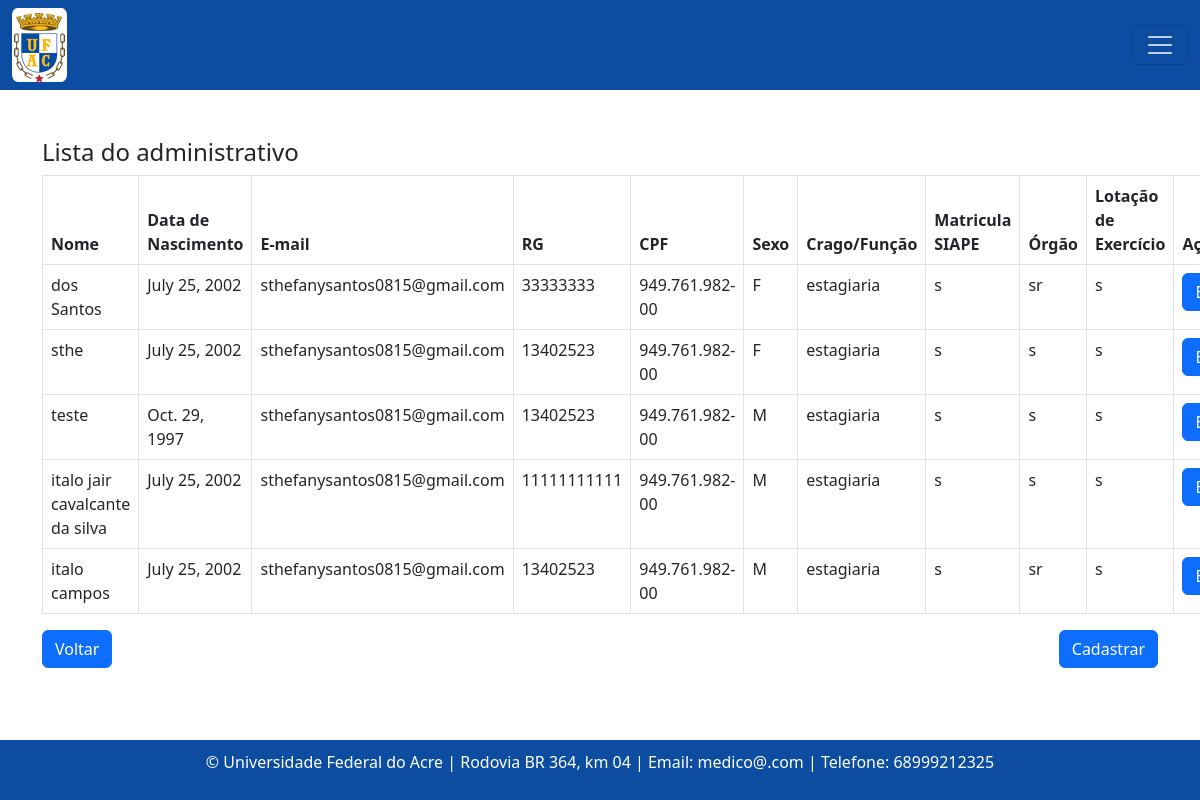
/administrativo/, run on an earlier commit of the app's database.
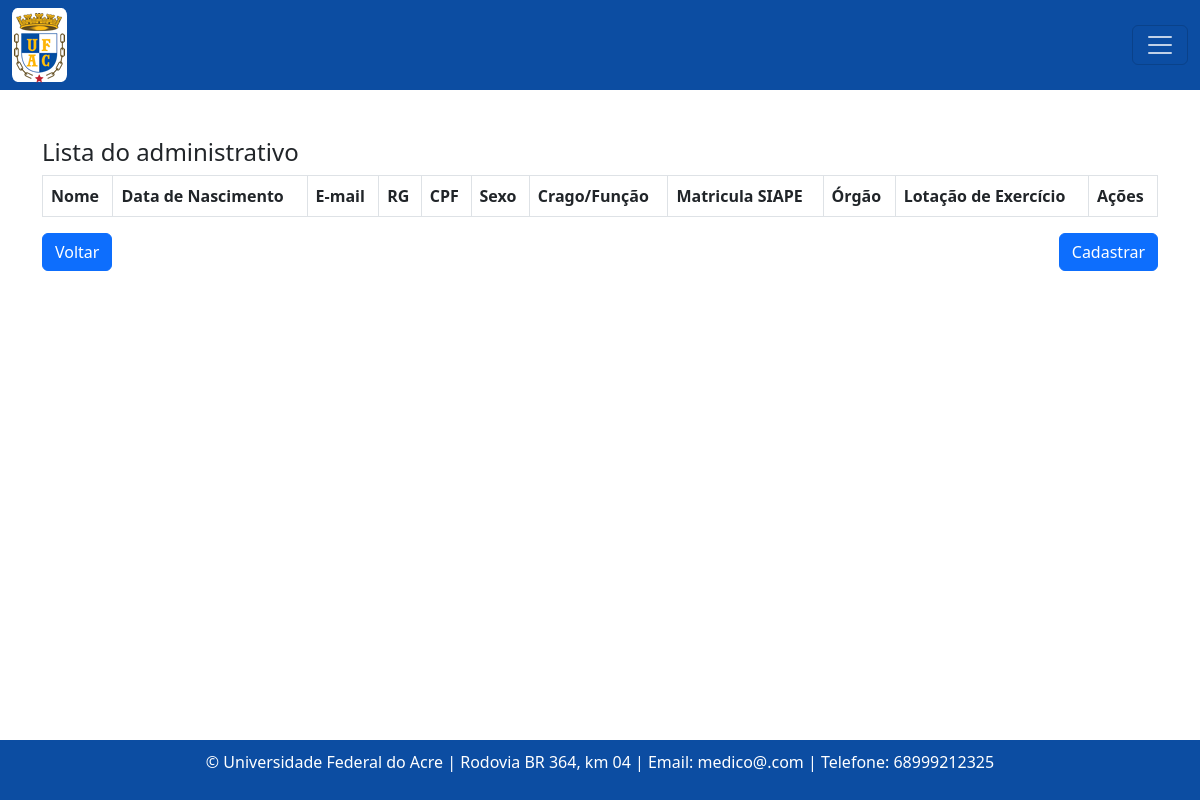
And on a later commit of the database.
### consulta/models.py (models this page shows, shortened)
class Administrativo(models.Model):
    nome = models.CharField(max_length=100)
    data_nascimento = models.DateField()
    email = models.EmailField()
    rg = models.CharField(max_length=20)
    cpf = models.CharField(max_length=14)
    sexo = models.CharField(max_length=1, choices=[('M', 'Masculino'), ('F', 'Feminino')])
    cargo_funcao = models.CharField(max_length=50, default='')
    cep = models.CharField(max_length=9)
    cidade = models.CharField(max_length=50)
    bairro = models.CharField(max_length=50, default='')
    uf = models.CharField(max_length=2)
    numero = models.CharField(max_length=10)
    ddd_telefone = models.CharField(max_length=3)
    complemento = models.CharField(max_length=100, blank=True, null=True, default='')
    orgao = models.CharField(max_length=50, default='')
    lotacao_de_exercicio = models.CharField(max_length=50, default='')
    matricula_siape = models.CharField(max_length=20)

### consulta/views.py (the view)
# urls.py: path('administrativo/', listar_administrativo, name= 'administrativoListagem'),
def listar_administrativo(request):
    administrativo = Administrativo.objects.all()
    return render(request, 'consultas/listagem_administrativo.html', {'administrativo': administrativo})

### templates/consultas/listagem_administrativo.html (shortened to what this page needs)
{% extends "base.html" %}
{% block content %}
  <h4>Lista do administrativo</h4>
  <table class="table table-bordered">
    <thead>
      <tr>
        <th>Nome</th>
        <th>Data de Nascimento</th>
        <th>E-mail</th>
        <th>RG</th>
        <th>CPF</th>
        <th>Sexo</th>
        <th>Crago/Função</th>
        <th>Matricula SIAPE</th>
        <th>Órgão</th>
        <th>Lotação de Exercício</th>
        <th>Ações</th>
      </tr>
    </thead>
    <tbody>
      {% for administrativo in administrativo %}
      <tr>
        <td>{{ administrativo.nome }}</td>
        <td>{{ administrativo.data_nascimento }}</td>
        <td>{{ administrativo.email }}</td>
        <td>{{ administrativo.rg }}</td>
        <td>{{ administrativo.cpf }}</td>
        <td>{{ administrativo.sexo }}</td>
        <td>{{ administrativo.cargo_funcao }}</td>
        <td>{{ administrativo.matricula_siape }}</td>
        <td>{{ administrativo.orgao }}</td>
        <td>{{ administrativo.lotacao_de_exercicio }}</td>
        <td>
          <div class="btn-group" role="group" aria-label="Ações">
            <a href="{% url 'administrativoEditar' administrativo.id %}" class="btn btn-primary">Editar</a>
          </div>
        </td>
      </tr>
       {% endfor %}
  </tbody>
</table>
<div class="d-flex justify-content-between">
  <a class="btn btn-primary" href="{% url 'home' %}">Voltar</a>
  <a class="btn btn-primary" href="{% url 'administrativoCreate'  %}">Cadastrar</a>
</div>
{% endblock %}

What changed in the data, as far as the page shows it:
removed Administrativo: nome "dos Santos", data_nascimento "July 25, 2002", email "sthefanysantos0815@gmail.com", rg "33333333", cpf "949.761.982-00", sexo "F", cargo_funcao "estagiaria", matricula_siape "s", orgao "sr", lotacao_de_exercicio "s"
removed Administrativo: nome "sthe", data_nascimento "July 25, 2002", email "sthefanysantos0815@gmail.com", rg "13402523", cpf "949.761.982-00", sexo "F", cargo_funcao "estagiaria", matricula_siape "s", orgao "s", lotacao_de_exercicio "s"
removed Administrativo: nome "teste", data_nascimento "Oct. 29, 1997", email "sthefanysantos0815@gmail.com", rg "13402523", cpf "949.761.982-00", sexo "M", cargo_funcao "estagiaria", matricula_siape "s", orgao "s", lotacao_de_exercicio "s"
removed Administrativo: nome "italo jair cavalcante da silva", data_nascimento "July 25, 2002", email "sthefanysantos0815@gmail.com", rg "11111111111", cpf "949.761.982-00", sexo "M", cargo_funcao "estagiaria", matricula_siape "s", orgao "s", lotacao_de_exercicio "s"
removed Administrativo: nome "italo campos", data_nascimento "July 25, 2002", email "sthefanysantos0815@gmail.com", rg "13402523", cpf "949.761.982-00", sexo "M", cargo_funcao "estagiaria", matricula_siape "s", orgao "sr", lotacao_de_exercicio "s"
